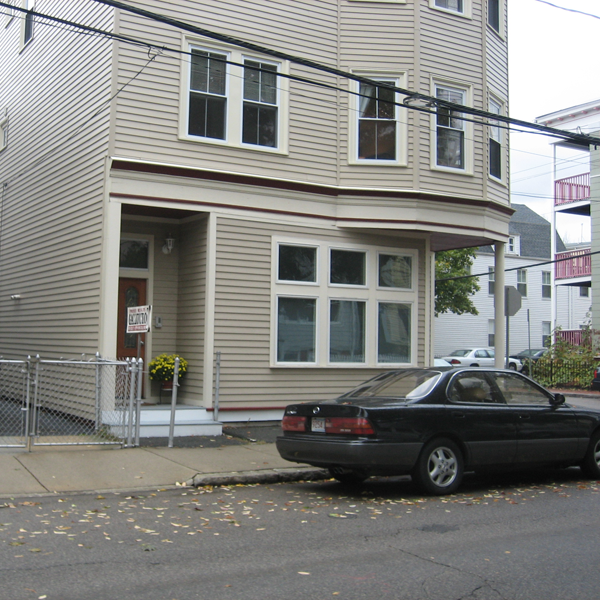
#> input picture Computer Vision/Lab1/images/boston.png, 600 x 600 px
$ jupyter execute filtering_student.ipynb
#> lines starting #> are read from the running program, lines starting #| are printed output that depends on the picture; after the words box and inside, x2 and y2 are one past the last pixel; in counts of white or black regions, pixels touching at a corner belong together
# Part 1 : Sampling and filtering

In this part of the lab work, we are going to look at the frequency content of images, and certain filtering operations which which we can carry out.

__IMPORTANT NOTE__ : in this part of the TP, we will avoid using plt.imshow(). Indeed, if you use imshow to display an image, it will change the resolution of this image (unless you specify the size of the figure manually). Since we are going to be looking at aliasing effects (which are induced precisely by changing resolution), it is better to write the output to an image file and view it in a separate program.

### Your task

In the lab work, you must fill in the code in the places marked FILL IN CODE, or answer the written questions directly on the notebook.

First, let us load the necessary packages

[cell 1]
from matplotlib import pyplot as plt
import numpy as np
import imageio
from skimage import color

The last package will help us to carry out the convolution operation. Let's define two functions to read and write and image :

[cell 2]
def read_image(file_name):
    img_color = imageio.imread(file_name)
    img_gray = color.rgb2gray(img_color)
    return img_gray,img_color

def write_image(img_in,file_name_out):
    imageio.imwrite(file_name_out, np.uint8(255.0*img_in))

[cell 3]
file_dir = 'images/'
file_name = 'boston'
file_ext = '.png'
img_gray,_ = read_image(file_dir+file_name+file_ext)
#> in read_image, img_color is the input picture: shape (600, 600, 3); mean R, G, B 132.2, 132.4, 129.1
img_gray.shape
#> Out = (600, 600)

## Frequency content

Firstly, we are going to inspect the frequency content of the image. Write a function to display the magnitude of the spectrum of the image. For this, you can use the following functions

- ``np.fft.fft2``
- ``np.fft.fftshift``

The first calculates the 2D Fast Fourier Transform of the image. The second centres the spectrum, such that the 0 frequency is centred in the image. Otherwise the 0 point is set at the top left, which is not very conveniant for visualisation.

A final note. It is often the case that the 0 frequency is of much larger amplitude than the other frequencies. Therefore, we often visualise log(1+spectrum_magnitude) rather than spectrum_magnitude itself.

Write this function ``display_spectrum`` now.

[cell 4]
def display_spectrum(img):
    # FILL IN CODE
    fft = np.fft.fft2(img)
    fft_shift = np.fft.fftshift(fft)

    plt.figure(figsize=(8, 5))
    plt.imshow(1 + np.abs(np.log(fft_shift)), cmap='gray')
    plt.title('Image Spectrum')

[cell 5]
display_spectrum(img_gray)
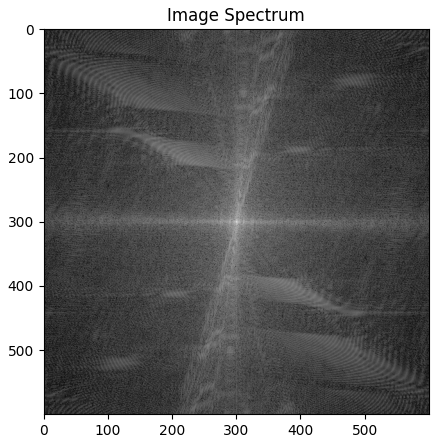
#> figure drawn by matplotlib, 1 panel

__Question__ : What do you observe in the frequency domain ? What is your interpretation of this image ?

<font color="blue">__Answer__ :</font>

>We observe that the image contains components of all frequencies, but their magnitude gets smaller for higher frequencies. Hence, low frequencies contain more image information than the higher ones.
The transform image also tells us that there are two dominating directions in the Fourier image, one passing vertically and one horizontally through the center.

## Subsampling and aliasing

We are now going to carry out a ''direct'' subsampling (also known as a ''nearest neighbours'' subsampling) of a factor $\delta$, that is to say we simply take one out of every $\delta$ pixels. Fill in the following function to do this :

[cell 6]
import cv2
def nn_subsampling(img_in,delta):

    # FILL IN CODE
  start = 0
  stop = img_in.shape[0]
  step = delta
  res = img_in[start:stop:step, start:stop:step]

  return res

Write the subsampled image, with subsampling step $\delta = 2$

[cell 7]
delta = 2

image_small = nn_subsampling(img_gray,delta)
write_image(image_small, file_name+'_subsampled.png')

[cell 8]
plt.figure(figsize=(10,10))
plt.subplot(121)
plt.imshow(img_gray, cmap='gray')
plt.title('Original Image')

plt.subplot(122)
plt.imshow(image_small, cmap='gray')
plt.title('Subsampled image')

plt.show()
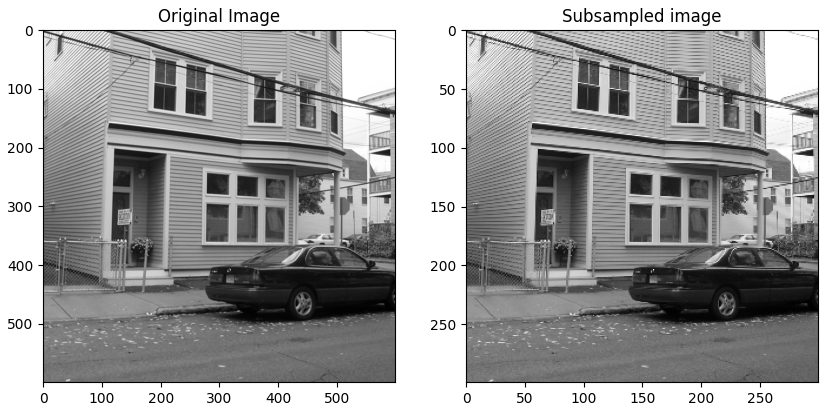
#> figure drawn by matplotlib, 2 panels

__Question__ What do you notice about the image ? Where is the aliasing taking place ? Why is it taking place in these specific regions ?

<font color="blue">__Answer__ : </font>

> We notice artefacts(aliasing) in the image due to spatial resolution. When the sampling rate gets too low (increasing sampling step $\delta$ high), we are not able to capture the details in the image anymore.

> Aliasing occurs in the top left regions mostly. It occurs these specificly regions because we have frequencies that are too high in these regions.

We have seen two different methods of filtering an image before subsampling to remove high frequencies :

- Ideal low-pass filter
- Gaussian filter

We recall that the convolution operation, which defines a filter, can be carried out either in the time domain or the frequency domain.

### Ideal low-pass filter

Write a function which filters an input image via the frequency domain, with the input filter ``f_hat`` defined in the frequency domain. The output ``img_out`` should be in the spatial domain. You can use the ``np.fft.ifft2`` function to carry out the inverse Fourier transform. Make sure to take the __real__ part of the output image (``np.real``).

[cell 9]
def filter_image(img,f_hat):

    # FILL IN CODE
    img_hat = np.fft.fft2(img)
    img_out_hat = img_hat * f_hat

    img_out = np.fft.ifft2(img_out_hat)
    img_out = np.real(img_out)
    return(img_out)

Now, create a function ``ideal_low_pass_filter`` which returns an ideal low-pass filter $\hat{h}$ in the frequency domain. We recall that in 2D this is a disk centred on the 0-frequency (with the radius $\nu_0$ which is the cut-off freqeuncy).

### Creating the disk (low-pass filter) in the frequency domain

By definition the 0 frequency is at the top left point of the image. THerefore, you have two options to create the filter :

- you can create the low-pass filter in the 'normal' frequency-domain representation, with the 0 frequency at the (0,0) position of the frequency image)
- you can create the low-pass filter in the 'centred' position and then ifftshift the frequency image. In the centred representation of the frequency, for an image of even size $n=2a$, the 0 frequency position is located at position $a$ (where 0 is the first position - the '0 indexing' of python).

To go between the two representations, you have the following functions :

- np.fft.fftshift : top-left centre -> middle centre
- np.fft.ifftshift : middle centre -> top-left centre

To create the disk centred at the position $a$, you have several options :

- use a loop (simplest, but potentially slow)
- use the 'distance transform' ``scipy.ndimage.morphology.distance_transform_edt``. This function calculates the distance to the nearest pixel which has a value of 0 in a binary image (this is a mathematical morphology function)
- use the np.meshgrid function, (https://docs.scipy.org/doc/numpy/reference/generated/numpy.meshgrid.html) which creates a grid of positions (in 1D, 2D, etc - here we are interested in

[cell 10]
from scipy.ndimage.morphology import distance_transform_edt

def ideal_low_pass_filter(img_shape,nu_0):

    # FILL IN CODE

    s = img_shape[0], img_shape[1]

    img_arr = np.ones(s)

    img_arr[0, 0] = 0
    img_arr[0, -1] = 0
    img_arr[-1, 0] = 0
    img_arr[-1, -1] = 0

    d = distance_transform_edt(img_arr)


    f_hat = np.where(d > nu_0, 0, 1)

    return(f_hat)

__Question__ Given that in an image with sampling rate 1 (the pixel size) the frequencies in the original image of size $n \times n$ go from $-\frac{1}{2}$ to $\frac{1}{2}$.  For a subsampling of $\delta=2$, where should the cutoff frequency $\nu_0$ be set for correct subsampling ?

<font color="blue">__Answer__ : </font>

> Using Nyquist-Shannon sampling theorem:
 $$\delta = \frac{1}{2\nu_{max}} \Leftrightarrow \nu_{max} = \frac{1}{2\delta} = \frac{1}{2 x 2} = \frac{1}{4}$$

Create f_hat, the ideal low-pass filter in the frequency domain, and display it.

[cell 11]
img_shape = img_gray.shape
#> img_shape = (600, 600)
print(img_shape)
#| (600, 600)
nu_0 = (1 / 4) * img_shape[0] #FILL IN THIS VALUE
#> nu_0 = 150
f_hat = ideal_low_pass_filter(img_shape,nu_0)
plt.imshow(f_hat,cmap='gray')
plt.show()
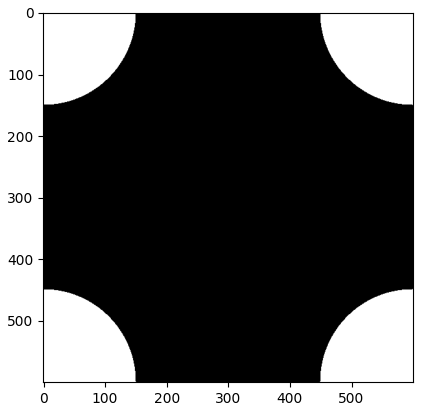
#> figure drawn by matplotlib, 1 panel

Carry out the filtering, and subsample the image again, and imwrite the result.

You should observe that the range of the image is not respected. Make sure to rescale the output image to the range $0, \dots, 1$ before writing it.

__Bonus question__ Why do you think this happens ?

<font color="blue">__Answer__ : </font>

> This happens, because we put to 0 the values outside the radius, which reduces the range, it is the Moiré effect.

[cell 12]
img_filtered = filter_image(img_gray,f_hat)

img_filtered = img_filtered = np.clip(img_filtered, 0, 1)# FILL IN NORMALISATION TO RANGE 0, ..., 1

img_filtered = nn_subsampling(img_filtered,delta)

write_image(img_filtered,file_name+'_filtered_ideal_low_pass.png')

[cell 13]
# plt.imshow(img_filtered)

# img_filtered
# # plt.imshow(img_filtered, cmap='gray')

plt.figure(figsize=(10,10))
plt.subplot(121)
plt.imshow(img_gray, cmap='gray')
plt.title('Original Image')

plt.subplot(122)
plt.imshow(img_filtered, cmap='gray')
plt.title('Ideal filtered image')

plt.show()

__Question__ Is the aliasing reduced ? What effect do you notice in the output ? What is this called ?

<font color="blue">__Answer__:</font>

> We observed that the aliasing has been reduced by Ideal Low filter. We notice that the ideal LPF(Low Pass Filter) leads to ringing artifacts to images.
Since edges contain much of the significant information about the image, and since the eye tends to be sensitive to ringing artifacts, often the ideal LPF and its derivatives are not a good choice for image smoothing.

### Gaussian filter

Now, we are going to carry out the filtering with a Gaussian filter. Create a function ``gaussian_filter`` which returns a 2D Gaussian filter, defined as :

$g_\sigma(x,y) = \frac{1}{2 \pi \sigma^2} \exp{ \left( - \frac{x^2+y^2}{2\sigma^2} \right)}$

To create a grid of pixel positions, you can use the ``np.meshgrid`` function.

You must again make sure to carry out an ``ifftshift`` to make sure the filter is in the correct format. Be careful to put the middle of the Gaussian at the centre position ($a$).

[cell 14]
def gaussian_filter(img_shape,sigma):
    # FILL IN, CREATE g

    x, y = np.mgrid[-img_shape[0]//2 + 1:img_shape[0]//2 + 1, -img_shape[0]//2 + 1:img_shape[0]//2 + 1]

    g = np.exp(-((x**2 + y**2)/(2.0*sigma**2)))
    g = g/g.sum()
    return np.fft.ifftshift(g)

Now, create a Gaussian filter in the frequency domain to attenuate the frequencies higher than the previous cutoff frequency you used above, $\nu_0$. To do this, we recall that 95.45 percent of the energy of a Gaussian function is contained within $\pm 2\sigma$. Fix $\sigma$ accordingly. Display the filter.

[cell 15]
sigma = nu_0/2 # FILL IN CODE
#> sigma = 75
g_hat = gaussian_filter(img_gray.shape,sigma)
plt.imshow(g_hat,cmap='gray')
plt.show()
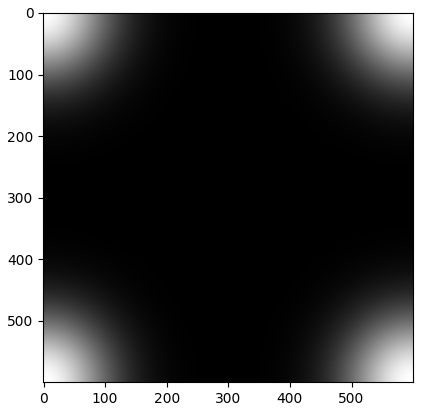
#> figure drawn by matplotlib, 1 panel

Now, carry out the filtering with the Gaussian filter in the frequency domain. Remember to renormalise the output image.

[cell 16]
img_filtered = filter_image(img_gray,g_hat)

img_filtered = img_filtered = np.clip(img_filtered, 0, 1) # FILL IN NORMALISATION TO 0 ... 1

img_filtered = nn_subsampling(img_filtered,delta)
#> call 3 of nn_subsampling, with delta = 2
#> in nn_subsampling (call 3), `res = img_in[start:stop:step, start:stop:step]`:
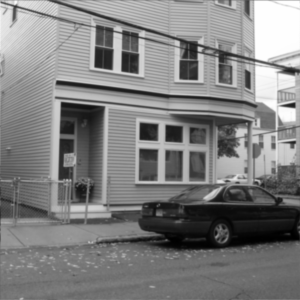
#> res: shape (300, 300) float64; min 9.48e-07, max 2.83e-05, mean 1.47e-05; drawn with min black and max white

write_image(img_filtered,file_name+'_filtered_gaussian.png')

[cell 17]
# plt.imshow(img_filtered, cmap='gray')

plt.figure(figsize=(10,10))
plt.subplot(121)
plt.imshow(img_gray, cmap='gray')
plt.title('Original Image')

plt.subplot(122)
plt.imshow(img_filtered, cmap='gray')
plt.title('Gaussian filtered image')

plt.show()

__Question__ Do you still observe the problem observed in the case of the ideal low-pass filter ? Why ?

<font color="blue">__Answer__:</font>

> We no longer observe the problem with ideal low pass-pass filter, because the Gaussian filter reduce the noise we were observing.

__Bonus Question__ We have had to rescale the output image again. This time, why was this the case ? Hint : think about a Gaussian filter in the spatial domain with a very large $\sigma$.

<font color="blue">__Answer__:</font>

 > The Gaussian outputs a `weighted average' of each pixel's neighborhood, with the average weighted more towards the value of the central pixels. This is in contrast to the mean filter's uniformly weighted average. Because of this, a Gaussian provides gentler smoothing and preserves edges better than a similarly sized mean filter.


## Standard filters

In this section, we are going to look at some common filters, and see their effects on images. From this point on in the TP, we are going to be working in the spatial domain, and are no longer concentrated on aliasing. Therefore, we can use the plt.imshow function (you may notice some aliasing, but we ignore it here). We define a display function now.

[cell 18]
def display_image(img_in):
     # FILL IN CODE
    plt.figure(figsize=(10, 10))
    if (img_in.ndim == 2):
        plt.imshow(img_in,cmap='gray')
    elif (img_in.ndim == 3):

        plt.imshow(np.uint8(img_in))
    else:
        print('Error, unknown number of dimensions in image')
    return

[cell 19]
file_dir = 'https://perso.telecom-paristech.fr/anewson/doc/images/'
file_name = 'palma'
file_ext = '.png'
img_gray,_ = read_image(file_dir+file_name+file_ext)
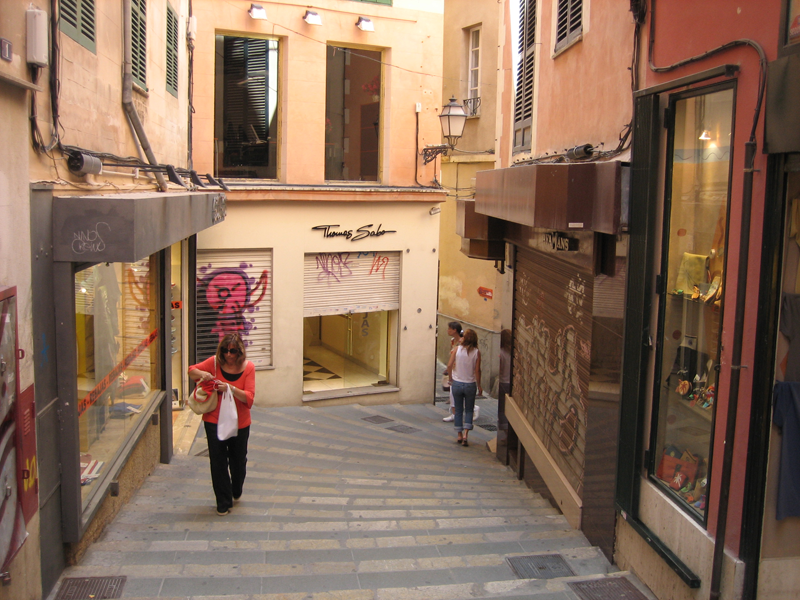
#> input picture Computer Vision/Lab1/images/palma.png, 800 x 600 px, found by its file name
#> in read_image, img_color is the input picture: shape (600, 800, 3); mean R, G, B 138.6, 110.9, 91.7
#> in read_image (call 2), `img_gray = color.rgb2gray(img_color)`:
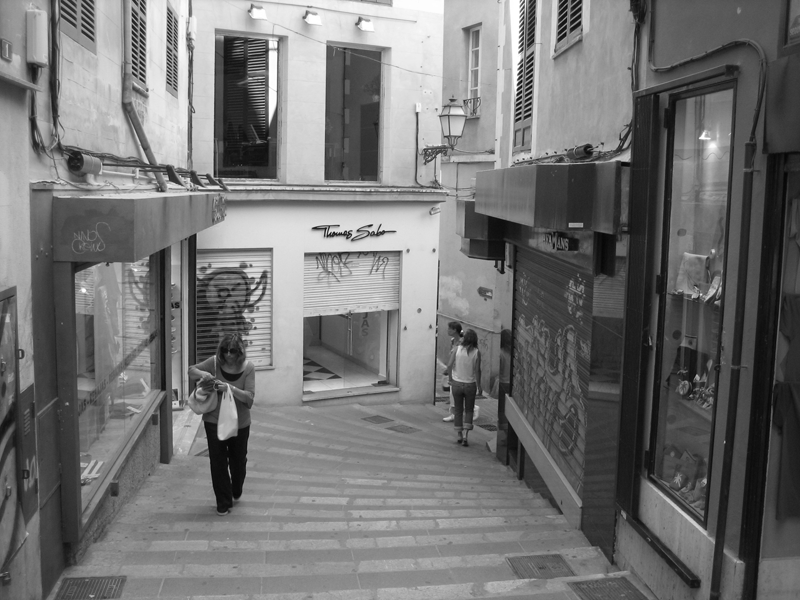
#> img_gray: shape (600, 800) float64; min 0.0229, max 1, mean 0.453
display_image(img_gray)

Now, write a function ``filter_image_spatial`` which carries out the 2D convolution between two images in the spatial domain. For this, you can use the ``convolve2d`` from the scipy.signal package. In this convolution, you should use the following parameters :

- mode='same'. This means that the output size of the image will be the same as the input
- boundary='symm'. For values outside the image domain, we take the symmetrical values of the image

Strictly speaking, if we take the Fourier transform of an image, we are using periodic boudary conditions. However, at this point we no longer need the frequency representation of the image, so we can define the conditions as we wish.

[cell 20]
from scipy import signal

def filter_image_spatial(img,f):
    img_out = signal.convolve2d(img, f, boundary='symm', mode='same') # FILL IN CODE
    return(img_out)

Now, define the filters grad_y and grad_x which give the derivatives of the image in the $y$ and $x$ directions, respectively (see lesson slides). Note : you must define these filters in the spatial domain, and make sure that they are matrices (otherwise the dimensions will not match with those of the image);

[cell 21]
grad_x = np.array([-1,1]).reshape((1,2)) # FILL IN CODE
grad_y = grad_x.T # FILL IN CODE

[cell 22]
grad_x

[cell 23]
grad_y

Filter the input image and display the results of these two filterings

[cell 24]
img_grad_x = filter_image_spatial(img_gray,grad_x)
img_grad_y = filter_image_spatial(img_gray,grad_y)
#> in filter_image_spatial (call 2), `img_out = signal.convolve2d(img, f, boundary='symm', mode='same')`:
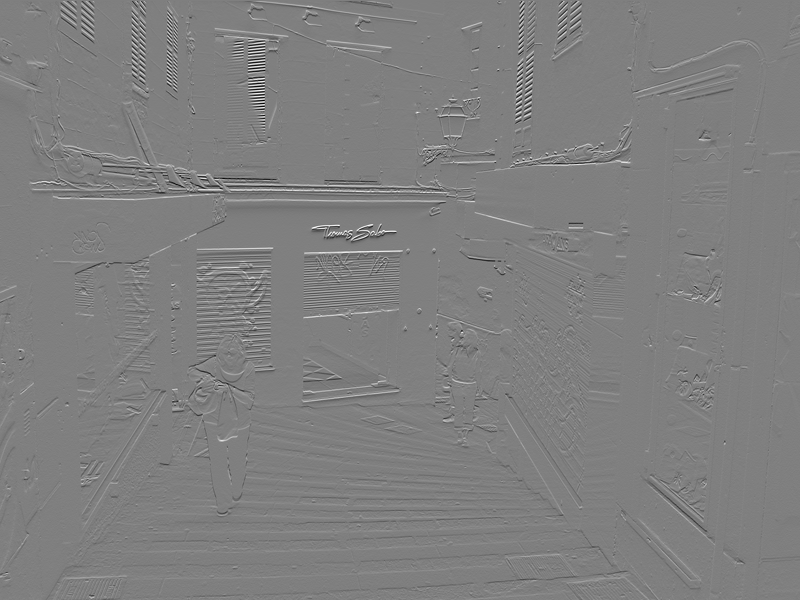
#> img_out: shape (600, 800) float64; min -0.603, max 0.601, mean 0.00025; drawn with min black and max white

plt.figure(figsize=(10,10))
plt.subplot(121)

display_image(img_grad_x)
plt.title('grad_x image')
plt.subplot(122)
display_image(img_grad_y)
plt.title('grad_y image')

plt.figure()
plt.figure(figsize=(10,10))

plt.subplot(121)
display_image(img_gray)
plt.title('Original Image')

plt.subplot(122)
G = np.hypot(img_grad_x, img_grad_x)
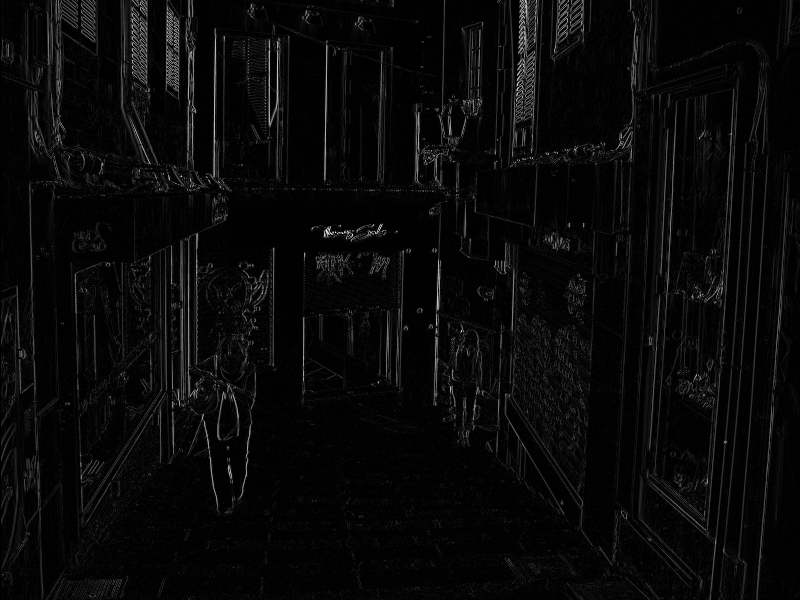
#> G: shape (600, 800) float64; min 0, max 0.965, mean 0.0366
G = G / G.max() * 255
display_image(G)
plt.title('gradient filtered image')
plt.show

### Image sketch (edge detection)

Suppose we wish to create a sketch of our image, with just the outlines of object. Propose a (simple) method to create a binary image where the edges are detected (using a threshold parameter $\tau$). Implement this in a function called ``sketch_image``, and apply it to the input image. Display it (you can write it as well to view it better).

[cell 25]
def sketch_image(img_in,tau):

    img_out = img_gray>tau

    return img_out


tau = img_gray.max() * 0.5 #LL IN CODE
#> tau = 0.5
img_sketch = sketch_image(img_gray,tau)
#> in sketch_image, `img_out = img_gray>tau`:
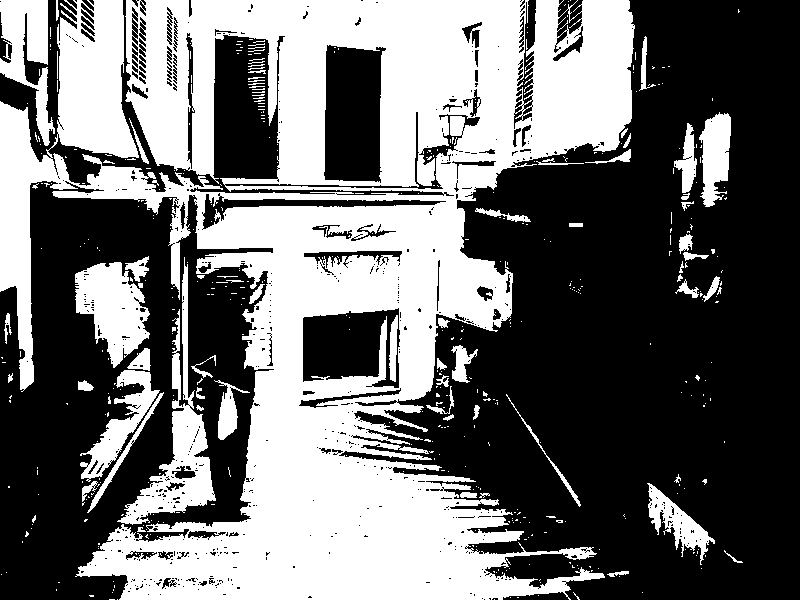
#> img_out: shape (600, 800) bool; 43.2% white; 477 white regions (411 under 20 px), largest, box (x1, y1, x2, y2) and area: (0, 0, 635, 600) 177458, (117, 257, 216, 525) 5878, (75, 262, 150, 368) 4639
display_image(img_sketch)
write_image(img_sketch, file_name+'_sketch.png')

Depending on the threshold parameter used in your algorithm, the sketch may have a certain thickness. Ideally, we would like to have a sketch of one-pixel thickness. This is something we would like to avoid in the sketch. Propose a solution (using the information in the lesson) to this using morphological operators, and implement it. You can find the necessary function in the following package (do not reimplement this operation, there is alread a function which exists) :

- skimage.morphology

[cell 26]
from skimage import morphology
img_sketch_skeleton =morphology.area_closing(img_gray, tau) # FILL IN CODE
display_image(img_sketch_skeleton)
write_image(img_sketch_skeleton, file_name+'_sketch_skeleton.png')
